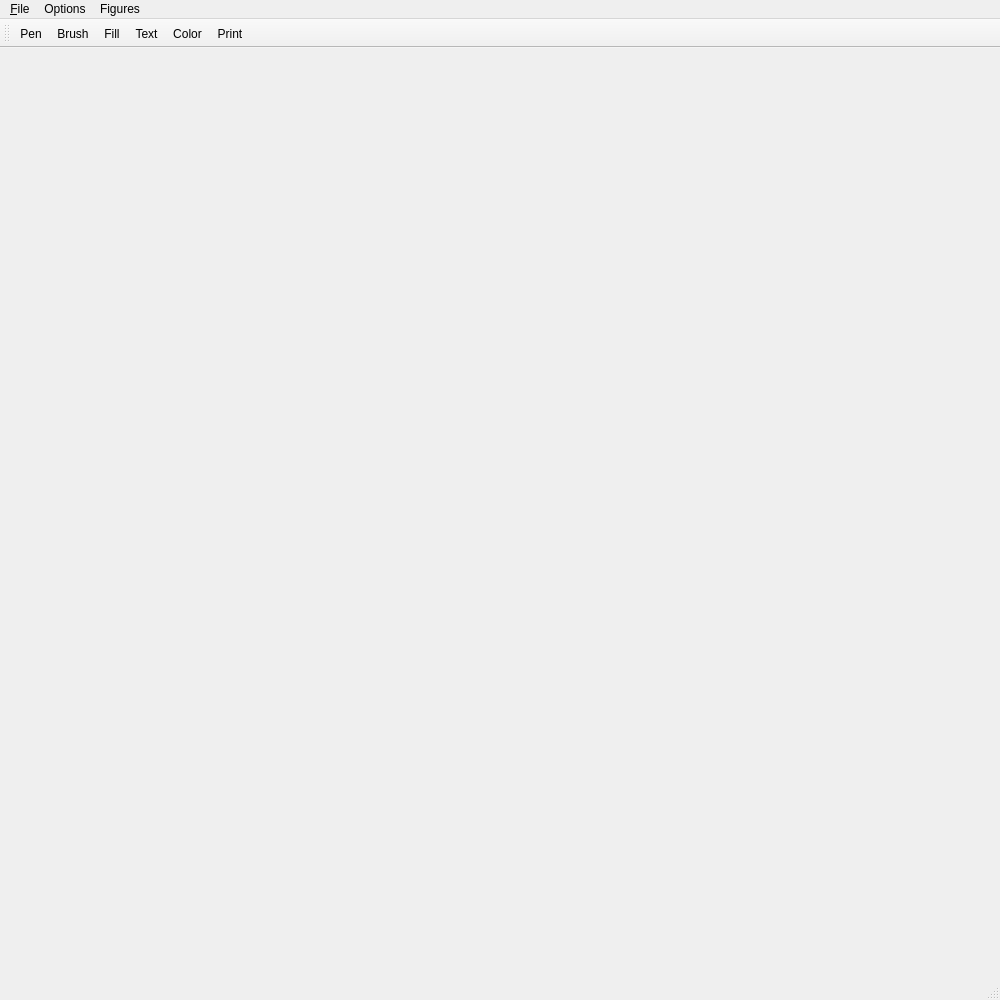
<?xml version="1.0" encoding="UTF-8"?>
<ui version="4.0">
 <class>MainWindow</class>
 <widget class="QMainWindow" name="MainWindow">
  <property name="geometry">
   <rect>
    <x>0</x>
    <y>0</y>
    <width>1000</width>
    <height>1000</height>
   </rect>
  </property>
  <property name="sizePolicy">
   <sizepolicy hsizetype="Expanding" vsizetype="Expanding">
    <horstretch>0</horstretch>
    <verstretch>0</verstretch>
   </sizepolicy>
  </property>
  <property name="maximumSize">
   <size>
    <width>16777215</width>
    <height>16777215</height>
   </size>
  </property>
  <property name="cursor">
   <cursorShape>ArrowCursor</cursorShape>
  </property>
  <property name="windowTitle">
   <string>MainWindow</string>
  </property>
  <widget class="QWidget" name="centralwidget">
   <property name="cursor">
    <cursorShape>ArrowCursor</cursorShape>
   </property>
  </widget>
  <widget class="QMenuBar" name="menubar">
   <property name="geometry">
    <rect>
     <x>0</x>
     <y>0</y>
     <width>1000</width>
     <height>25</height>
    </rect>
   </property>
   <property name="styleSheet">
    <string notr="true"/>
   </property>
   <widget class="QMenu" name="menuFile">
    <property name="title">
     <string>&amp;File</string>
    </property>
    <addaction name="action_Open"/>
    <addaction name="action_Save_As"/>
    <addaction name="separator"/>
   </widget>
   <widget class="QMenu" name="menuOptions">
    <property name="title">
     <string>Options</string>
    </property>
    <widget class="QMenu" name="menu_Brush_Styles_2">
     <property name="title">
      <string>&amp;Brush Styles</string>
     </property>
     <addaction name="actionDence_1"/>
     <addaction name="actionDence_2"/>
     <addaction name="actionHor"/>
     <addaction name="actionVertical"/>
     <addaction name="actionNone_Brush"/>
     <addaction name="actionSolid_2"/>
    </widget>
    <widget class="QMenu" name="menu_Pen_Style">
     <property name="title">
      <string>&amp;Pen Style</string>
     </property>
     <addaction name="actionSolid"/>
     <addaction name="actionDash"/>
     <addaction name="actionDot"/>
     <addaction name="actionDash_Dot"/>
     <addaction name="actionDash_Dot_Dot"/>
    </widget>
    <addaction name="action_Clear"/>
    <addaction name="menu_Brush_Styles_2"/>
    <addaction name="menu_Pen_Style"/>
    <addaction name="separator"/>
    <addaction name="actionWidth"/>
    <addaction name="action_Text_Size"/>
   </widget>
   <widget class="QMenu" name="menuTools">
    <property name="title">
     <string>Figures</string>
    </property>
    <addaction name="actionRectangle"/>
    <addaction name="actionEllipse"/>
    <addaction name="actionTriangle"/>
    <addaction name="actionRhombus"/>
    <addaction name="actionHexagon"/>
   </widget>
   <addaction name="menuFile"/>
   <addaction name="menuOptions"/>
   <addaction name="menuTools"/>
  </widget>
  <widget class="QStatusBar" name="statusbar"/>
  <widget class="QToolBar" name="toolBar">
   <property name="windowTitle">
    <string>toolBar</string>
   </property>
   <property name="autoFillBackground">
    <bool>true</bool>
   </property>
   <property name="styleSheet">
    <string notr="true"/>
   </property>
   <property name="toolButtonStyle">
    <enum>Qt::ToolButtonIconOnly</enum>
   </property>
   <property name="floatable">
    <bool>true</bool>
   </property>
   <attribute name="toolBarArea">
    <enum>TopToolBarArea</enum>
   </attribute>
   <attribute name="toolBarBreak">
    <bool>false</bool>
   </attribute>
   <addaction name="actionPen"/>
   <addaction name="actionBrush"/>
   <addaction name="actionFill"/>
   <addaction name="actionText"/>
   <addaction name="action_Color"/>
   <addaction name="action_Print"/>
  </widget>
  <action name="action_Open">
   <property name="text">
    <string>&amp;Open</string>
   </property>
  </action>
  <action name="action_Save_As">
   <property name="text">
    <string>&amp;Save</string>
   </property>
  </action>
  <action name="action_Print">
   <property name="icon">
    <iconset resource="resource.qrc">
     <normaloff>:/res/img/print.png</normaloff>:/res/img/print.png</iconset>
   </property>
   <property name="text">
    <string>&amp;Print</string>
   </property>
  </action>
  <action name="action_Color">
   <property name="icon">
    <iconset resource="resource.qrc">
     <normaloff>:/res/img/color.jpg</normaloff>:/res/img/color.jpg</iconset>
   </property>
   <property name="text">
    <string>&amp;Color</string>
   </property>
  </action>
  <action name="action_Clear">
   <property name="text">
    <string>&amp;Clear</string>
   </property>
  </action>
  <action name="actionPen">
   <property name="checkable">
    <bool>true</bool>
   </property>
   <property name="checked">
    <bool>false</bool>
   </property>
   <property name="enabled">
    <bool>true</bool>
   </property>
   <property name="icon">
    <iconset resource="resource.qrc">
     <normaloff>:/res/img/pen.png</normaloff>:/res/img/pen.png</iconset>
   </property>
   <property name="text">
    <string>Pen</string>
   </property>
   <property name="autoRepeat">
    <bool>true</bool>
   </property>
  </action>
  <action name="actionFill">
   <property name="checkable">
    <bool>true</bool>
   </property>
   <property name="icon">
    <iconset resource="resource.qrc">
     <normaloff>:/res/img/fill.png</normaloff>:/res/img/fill.png</iconset>
   </property>
   <property name="text">
    <string>Fill</string>
   </property>
  </action>
  <action name="actionLinear_Gradient">
   <property name="text">
    <string>Linear Gradient</string>
   </property>
  </action>
  <action name="actionHor">
   <property name="text">
    <string>Horizontal</string>
   </property>
  </action>
  <action name="actionDence_1">
   <property name="text">
    <string>Dence 1</string>
   </property>
  </action>
  <action name="actionDence_2">
   <property name="text">
    <string>Dence 2</string>
   </property>
  </action>
  <action name="actionVertical">
   <property name="text">
    <string>Vertical</string>
   </property>
  </action>
  <action name="actionRectangle">
   <property name="text">
    <string>Rectangle</string>
   </property>
  </action>
  <action name="actionEllipse">
   <property name="text">
    <string>Ellipse</string>
   </property>
  </action>
  <action name="actionTriangle">
   <property name="text">
    <string>Triangle</string>
   </property>
  </action>
  <action name="actionRhombus">
   <property name="text">
    <string>Rhombus</string>
   </property>
  </action>
  <action name="actionHexagon">
   <property name="text">
    <string>Hexagon</string>
   </property>
  </action>
  <action name="actionText">
   <property name="checkable">
    <bool>true</bool>
   </property>
   <property name="icon">
    <iconset resource="resource.qrc">
     <normaloff>:/res/img/text.png</normaloff>:/res/img/text.png</iconset>
   </property>
   <property name="text">
    <string>Text</string>
   </property>
  </action>
  <action name="actionBrush">
   <property name="checkable">
    <bool>true</bool>
   </property>
   <property name="icon">
    <iconset resource="resource.qrc">
     <normaloff>:/res/img/brush.png</normaloff>:/res/img/brush.png</iconset>
   </property>
   <property name="text">
    <string>Brush</string>
   </property>
  </action>
  <action name="actionSolid">
   <property name="text">
    <string>Solid</string>
   </property>
  </action>
  <action name="actionDash">
   <property name="text">
    <string>Dash</string>
   </property>
  </action>
  <action name="actionDot">
   <property name="text">
    <string>Dot</string>
   </property>
  </action>
  <action name="actionDash_Dot">
   <property name="text">
    <string>Dash Dot</string>
   </property>
  </action>
  <action name="actionDash_Dot_Dot">
   <property name="text">
    <string>Dash Dot Dot</string>
   </property>
  </action>
  <action name="actionWidth">
   <property name="text">
    <string>&amp;Pen Width</string>
   </property>
  </action>
  <action name="action_Text_Size">
   <property name="text">
    <string>&amp;Text Size</string>
   </property>
  </action>
  <action name="actionNone_Brush">
   <property name="text">
    <string>None Brush</string>
   </property>
  </action>
  <action name="actionSolid_2">
   <property name="text">
    <string>Solid</string>
   </property>
  </action>
 </widget>
 <resources>
  <include location="resource.qrc"/>
 </resources>
 <connections/>
</ui>
